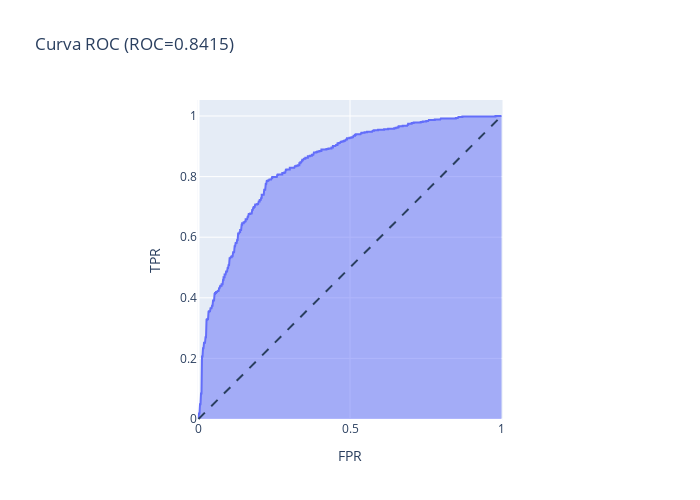

This figure's notebook cell:
### Code cell
# Plot do gráfico
fig = px.area(
    x =fpr, y=tpr,
    title=f'Curva ROC (ROC={roc_auc:.4f})',
    labels=dict(x='FPR', y='TPR'),
    width=700, height=500
)

fig.add_shape(
    type='line', line=dict(dash='dash'),
    x0=0, x1=1, y0=0, y1=1
)

fig.update_yaxes(scaleanchor="x", scaleratio=1)
fig.update_xaxes(constrain='domain')

fig.show()

### Figure 1 — Plotly figure (JSON) as saved in the notebook; plotly's stock layout.template omitted (floating-point values rounded to 4 significant figures; data arrays with more than 128 entries replaced by an {"elided": "..."} marker saying what was removed)
{"data": [{"fillpattern": {"shape": ""}, "hovertemplate": "FPR=%{x}<br>TPR=%{y}<extra></extra>", "legendgroup": "", "line": {"color": "#636efa"}, "marker": {"symbol": "circle"}, "mode": "lines", "name": "", "orientation": "v", "showlegend": false, "stackgroup": "1", "type": "scatter", "x": {"elided": "382 float values"}, "xaxis": "x", "y": {"elided": "382 float values"}, "yaxis": "y"}], "layout": {"height": 500, "legend": {"tracegroupgap": 0}, "shapes": [{"line": {"dash": "dash"}, "type": "line", "x0": 0, "x1": 1, "y0": 0, "y1": 1}], "title": {"text": "Curva ROC (ROC=0.8415)"}, "width": 700, "xaxis": {"anchor": "y", "constrain": "domain", "domain": [0, 1], "title": {"text": "FPR"}}, "yaxis": {"anchor": "x", "domain": [0, 1], "scaleanchor": "x", "scaleratio": 1, "title": {"text": "TPR"}}}}
